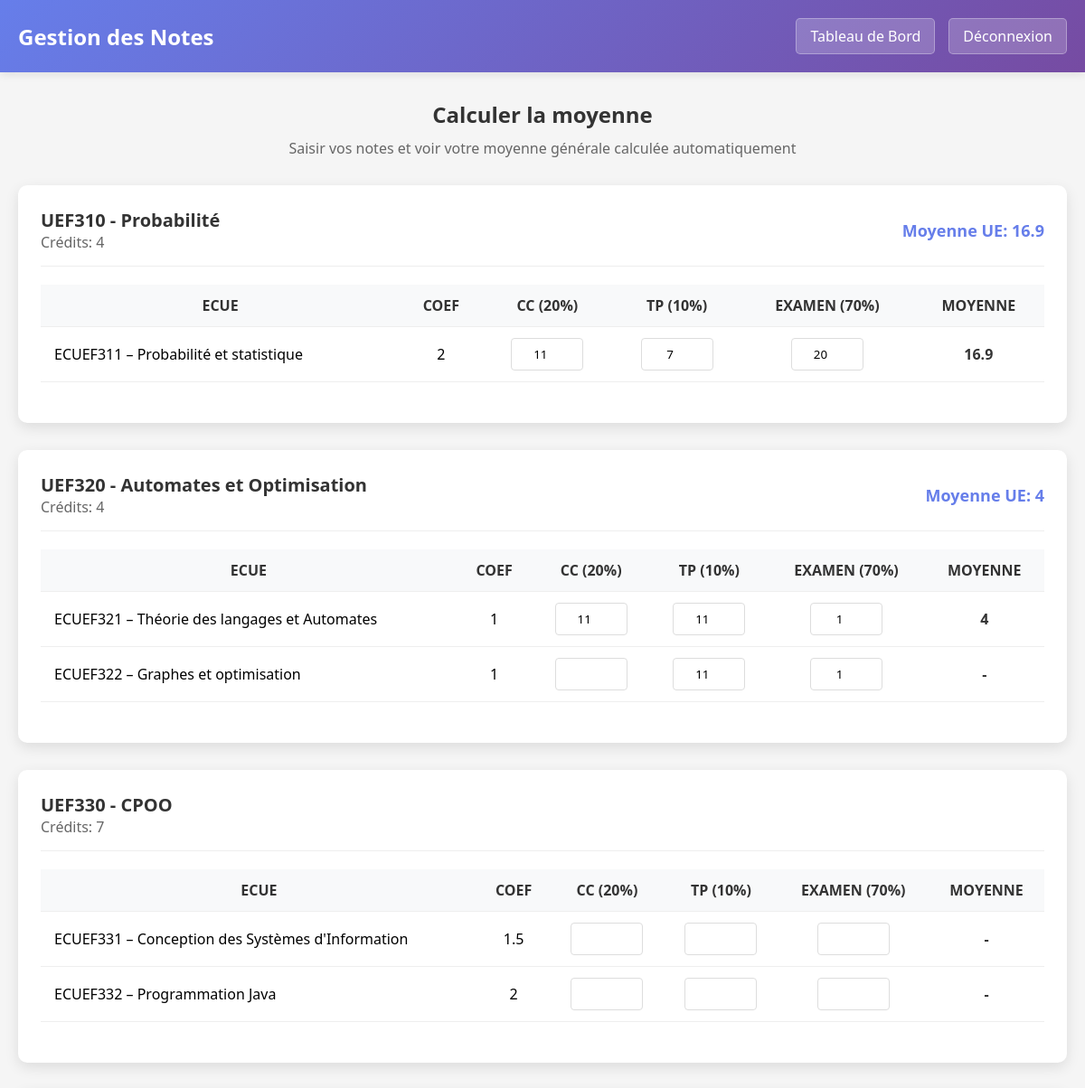
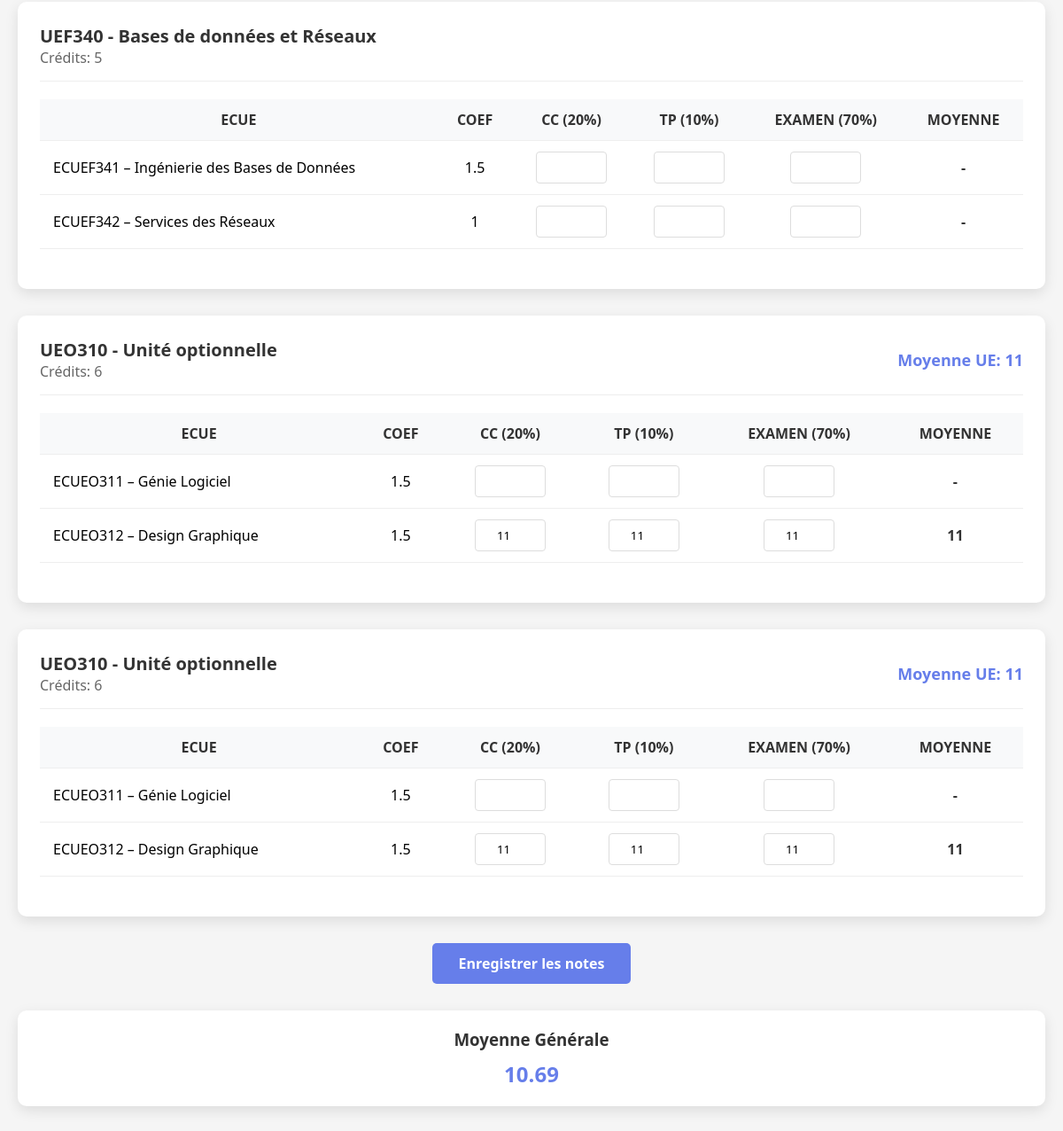
The page /calculate.php (signed in) on the database its author committed (2 pictures, top to bottom).
### tables this page shows
CREATE TABLE IF NOT EXISTS `ues` (
  `id` varchar(10) NOT NULL,
  `code` varchar(10) NOT NULL,
  `nom` varchar(100) NOT NULL,
  `credit` int NOT NULL,
  PRIMARY KEY (`id`)
);

CREATE TABLE IF NOT EXISTS `ecues` (
  `id` varchar(10) NOT NULL,
  `ue_id` varchar(10) NOT NULL,
  `nom` varchar(150) NOT NULL,
  `coef` float NOT NULL,
  PRIMARY KEY (`id`),
  KEY `ue_id` (`ue_id`)
);

CREATE TABLE IF NOT EXISTS `grades` (
  `id` int NOT NULL AUTO_INCREMENT,
  `user_id` int NOT NULL,
  `ecue_id` varchar(10) NOT NULL,
  `cc` float DEFAULT NULL,
  `tp` float DEFAULT NULL,
  `examen` float DEFAULT NULL,
  PRIMARY KEY (`id`),
  UNIQUE KEY `unique_user_ecue` (`user_id`,`ecue_id`),
  KEY `ecue_id` (`ecue_id`)
);

### calculate.php (the view, shortened to what this page needs)
<?php
include 'config.php';
$user_id = $_SESSION['user_id'];
$sql = "
    SELECT u.id as ue_id, u.code as ue_code, u.nom as ue_nom, u.credit,
           e.id as ecue_id, e.nom as ecue_nom, e.coef,
           g.cc, g.tp, g.examen
    FROM ues u
    JOIN ecues e ON u.id = e.ue_id
    LEFT JOIN grades g ON e.id = g.ecue_id AND g.user_id = :user_id
    ORDER BY u.code, e.id
";
$stmt = $pdo->prepare($sql);
$stmt->bindParam(':user_id', $user_id, PDO::PARAM_INT);
$stmt->execute();
$results = $stmt->fetchAll(PDO::FETCH_ASSOC);
$ues = [];
foreach($results as $row) {
    $ue_id = $row['ue_id'];
    if(!isset($ues[$ue_id])) {
        $ues[$ue_id] = [
            'code' => $row['ue_code'],
            'nom' => $row['ue_nom'],
            'credit' => $row['credit'],
            'ecues' => []
        ];
    }
    $moyenne_ecue = null;
    if($row['cc'] !== null && $row['tp'] !== null && $row['examen'] !== null) {
        $moyenne_ecue = round($row['cc'] * 0.2 + $row['tp'] * 0.1 + $row['examen'] * 0.7, 2);
    }
    $ues[$ue_id]['ecues'][] = [
        'id' => $row['ecue_id'],
        'nom' => $row['ecue_nom'],
        'coef' => $row['coef'],
        'cc' => $row['cc'],
        'tp' => $row['tp'],
        'examen' => $row['examen'],
        'moyenne' => $moyenne_ecue
    ];
}
$total_credits = 0;
$total_weighted_average = 0;
foreach($ues as &$ue) {
    $total_coef = 0;
    $weighted_sum = 0;
    $ue_has_grades = false;
    foreach($ue['ecues'] as $ecue) {
        if($ecue['moyenne'] !== null) {
            $total_coef += $ecue['coef'];
            $weighted_sum += $ecue['moyenne'] * $ecue['coef'];
            $ue_has_grades = true;
        }
    }
    if($ue_has_grades && $total_coef > 0) {
        $ue['moyenne'] = round($weighted_sum / $total_coef, 2);
        $total_credits += $ue['credit'];
        $total_weighted_average += $ue['moyenne'] * $ue['credit'];
    } else {
        $ue['moyenne'] = null;
    }
}
$moyenne_generale = $total_credits > 0 ? round($total_weighted_average / $total_credits, 2) : null;
?>
<!DOCTYPE html>
<html lang="fr">
<head>
</head>
<body>
    <div class="header">
        <h1>Gestion des Notes</h1>
        <div class="nav">
            <a href="dashboard.php" class="btn">Tableau de Bord</a>
            <a href="?logout" class="btn">Déconnexion</a>
        </div>
    </div>
    <div class="container">
        <div class="page-title">
            <h2>Calculer la moyenne</h2>
            <p>Saisir vos notes et voir votre moyenne générale calculée automatiquement</p>
        </div>
        <form method="post" action="<?php echo htmlspecialchars($_SERVER["PHP_SELF"]); ?>">
            <?php foreach($ues as $ue_id => $ue): ?>
            <div class="ue-section">
                <div class="ue-header">
                    <div>
                        <h3 class="ue-title"><?php echo $ue['code'] . ' - ' . $ue['nom']; ?></h3>
                        <span class="ue-credit">Crédits: <?php echo $ue['credit']; ?></span>
                    </div>
                    <?php if($ue['moyenne'] !== null): ?>
                        <div class="ue-average">Moyenne UE: <?php echo $ue['moyenne']; ?></div>
                    <?php endif; ?>
                </div>
                <table>
                    <thead>
                        <tr>
                            <th>ECUE</th>
                            <th>COEF</th>
                            <th>CC (20%)</th>
                            <th>TP (10%)</th>
                            <th>EXAMEN (70%)</th>
                            <th>MOYENNE</th>
                        </tr>
                    </thead>
                    <tbody>
                        <?php foreach($ue['ecues'] as $ecue): ?>
                        <tr>
                            <td style="text-align: left;"><?php echo $ecue['nom']; ?></td>
                            <td><?php echo $ecue['coef']; ?></td>
                            <td>
                                <input type="number" name="grades[<?php echo $ecue['id']; ?>][cc]"
                                       value="<?php echo $ecue['cc'] !== null ? $ecue['cc'] : ''; ?>"
                                       min="0" max="20" step="0.01">
                            </td>
                            <td>
                                <input type="number" name="grades[<?php echo $ecue['id']; ?>][tp]"
                                       value="<?php echo $ecue['tp'] !== null ? $ecue['tp'] : ''; ?>"
                                       min="0" max="20" step="0.01">
                            </td>
                            <td>
                                <input type="number" name="grades[<?php echo $ecue['id']; ?>][examen]"
                                       value="<?php echo $ecue['examen'] !== null ? $ecue['examen'] : ''; ?>"
                                       min="0" max="20" step="0.01">
                            </td>
                            <td class="moyenne">
                                <?php echo $ecue['moyenne'] !== null ? $ecue['moyenne'] : '-'; ?>
                            </td>
                        </tr>
                        <?php endforeach; ?>
                    </tbody>
                </table>
            </div>
            <?php endforeach; ?>
            <div class="submit-section">
                <button type="submit" class="btn-primary">Enregistrer les notes</button>
            </div>
        </form>
        <?php if($moyenne_generale !== null): ?>
        <div class="overall-average">
            <h3>Moyenne Générale</h3>
            <div class="overall-average-value"><?php echo $moyenne_generale; ?></div>
        </div>
        <?php endif; ?>
    </div>
</body>
</html>

### calculate.php (style rules this page uses)
* { margin: 0; padding: 0; box-sizing: border-box; font-family: 'Segoe UI', Tahoma, Geneva, Verdana, sans-serif; }
body { background: #f5f5f5; }
.header { background: linear-gradient(135deg, #667eea 0%, #764ba2 100%); color: white; padding: 20px; display: flex; justify-content: space-between; align-items: center; box-shadow: 0 2px 10px rgba(0,0,0,0.1); }
.header h1 { font-size: 24px; }
.nav { display: flex; gap: 15px; }
.btn { padding: 8px 15px; background: rgba(255,255,255,0.2); color: white; border: 1px solid rgba(255,255,255,0.3); border-radius: 5px; cursor: pointer; text-decoration: none; transition: all 0.3s ease; }
.container { max-width: 1200px; margin: 30px auto; padding: 0 20px; }
.page-title { text-align: center; margin-bottom: 30px; }
.page-title h2 { color: #333; margin-bottom: 10px; }
.page-title p { color: #666; }
.ue-section { background: white; border-radius: 10px; padding: 25px; margin-bottom: 30px; box-shadow: 0 5px 15px rgba(0,0,0,0.1); }
.ue-header { display: flex; justify-content: space-between; align-items: center; margin-bottom: 20px; padding-bottom: 15px; border-bottom: 1px solid #eee; }
.ue-title { font-size: 20px; color: #333; }
.ue-credit { color: #666; font-weight: 500; }
.ue-average { font-size: 18px; font-weight: 600; color: #667eea; }
table { width: 100%; border-collapse: collapse; margin-bottom: 20px; }
th, td { padding: 12px 15px; text-align: center; border-bottom: 1px solid #eee; }
th { background: #f8f9fa; font-weight: 600; color: #333; }
input { width: 80px; padding: 8px; border: 1px solid #ddd; border-radius: 4px; text-align: center; }
.moyenne { font-weight: 600; color: #333; }
.submit-section { text-align: center; margin-top: 30px; }
.btn-primary { padding: 12px 30px; background: #667eea; color: white; border: none; border-radius: 5px; font-size: 16px; font-weight: 600; cursor: pointer; transition: all 0.3s ease; }
.overall-average { text-align: center; margin-top: 30px; padding: 20px; background: white; border-radius: 10px; box-shadow: 0 5px 15px rgba(0,0,0,0.1); }
.overall-average h3 { color: #333; margin-bottom: 10px; }
.overall-average-value { font-size: 24px; font-weight: 700; color: #667eea; }

### rows shown on the page
ues: code "UEF310", nom "Probabilité", credit "4", moyenne "16.9", ecues.nom "ECUEF311 – Probabilité et statistique", ecues.coef "2", cc "11", tp "7", examen "20"
ues: ecues.nom "ECUEF321 – Théorie des langages et Automates", ecues.coef "1", cc "11", tp "11", examen "1", credit "4", ecues.nom "ECUEF322 – Graphes et optimisation"
ues: ecues.nom "ECUEF331 – Conception des Systèmes d'Information", ecues.coef "1.5", ecues.nom "ECUEF332 – Programmation Java", ecues.coef "2"
ues: ecues.nom "ECUEF341 – Ingénierie des Bases de Données", ecues.coef "1.5", ecues.nom "ECUEF342 – Services des Réseaux", ecues.coef "1"
ues: code "UEO310", nom "Unité optionnelle", credit "6", moyenne "11", ecues.nom "ECUEO311 – Génie Logiciel", ecues.coef "1.5", ecues.nom "ECUEO312 – Design Graphique", cc "11", tp "11", examen "11"

### other values the page prints
$ue['code'] "UEF320"
$ue['nom'] "Automates et Optimisation"
$ue['credit'] "4"
$ue['moyenne'] "4"
$ue['code'] "UEF330"
$ue['nom'] "CPOO"
$ue['credit'] "7"
$ue['code'] "UEF340"
$ue['nom'] "Bases de données et Réseaux"
$ue['credit'] "5"
$moyenne_generale "10.69"
